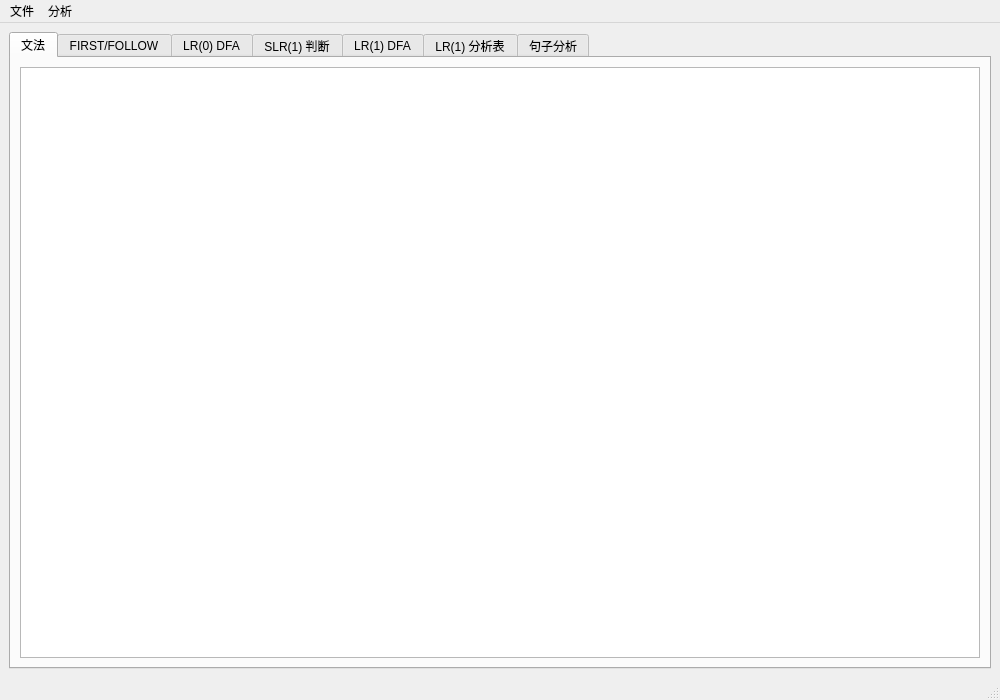
<?xml version="1.0" encoding="UTF-8"?>
<ui version="4.0">
 <class>MainWindow</class>
 <widget class="QMainWindow" name="MainWindow">
  <property name="geometry">
   <rect>
    <x>0</x>
    <y>0</y>
    <width>1000</width>
    <height>700</height>
   </rect>
  </property>
  <property name="windowTitle">
   <string>LR(1) 分析生成器</string>
  </property>
  <widget class="QWidget" name="centralwidget">
   <layout class="QVBoxLayout" name="verticalLayout">
    <item>
     <widget class="QTabWidget" name="tabWidget">
      <property name="currentIndex">
       <number>0</number>
      </property>
      <widget class="QWidget" name="tabGrammar">
       <attribute name="title">
        <string>文法</string>
       </attribute>
       <layout class="QVBoxLayout" name="verticalLayout_grammar">
        <item>
         <widget class="QPlainTextEdit" name="grammarEdit"/>
        </item>
       </layout>
      </widget>
      <widget class="QWidget" name="tabFirstFollow">
       <attribute name="title">
        <string>FIRST/FOLLOW</string>
       </attribute>
       <layout class="QVBoxLayout" name="verticalLayout_firstfollow">
        <item>
         <widget class="QTableWidget" name="tableFirst"/>
        </item>
        <item>
         <widget class="QTableWidget" name="tableFollow"/>
        </item>
       </layout>
      </widget>
      <widget class="QWidget" name="tabLR0">
       <attribute name="title">
        <string>LR(0) DFA</string>
       </attribute>
       <layout class="QVBoxLayout" name="verticalLayout_lr0">
        <item>
         <widget class="QTableWidget" name="tableLR0States"/>
        </item>
        <item>
        <widget class="QTableWidget" name="tableLR0Trans"/>
        </item>
       </layout>
      </widget>
      <widget class="QWidget" name="tabSLR">
       <attribute name="title">
        <string>SLR(1) 判断</string>
       </attribute>
       <layout class="QVBoxLayout" name="verticalLayout_slr">
        <item>
         <widget class="QLabel" name="labelSLRResult">
          <property name="text">
           <string>尚未判断</string>
          </property>
         </widget>
        </item>
        <item>
            <widget class="QTableWidget" name="tableSLR"/>
          </item>
          <item>
            <widget class="QPlainTextEdit" name="plainTextSLRConflicts"/>
        </item>
       </layout>
      </widget>
      <widget class="QWidget" name="tabLR1DFA">
       <attribute name="title">
        <string>LR(1) DFA</string>
       </attribute>
       <layout class="QVBoxLayout" name="verticalLayout_lr1dfa">
        <item>
         <widget class="QTableWidget" name="tableLR1States"/>
        </item>
        <item>
        <widget class="QTableWidget" name="tableLR1Trans"/>
        </item>
       </layout>
      </widget>
      <widget class="QWidget" name="tabLR1Table">
       <attribute name="title">
        <string>LR(1) 分析表</string>
       </attribute>
       <layout class="QVBoxLayout" name="verticalLayout_lr1table">
        <item>
         <widget class="QTableWidget" name="tableLR1Parse"/>
        </item>
       </layout>
      </widget>
      <widget class="QWidget" name="tabSentence">
       <property name="enabled">
        <bool>true</bool>
       </property>
       <attribute name="title">
        <string>句子分析</string>
       </attribute>
       <layout class="QVBoxLayout" name="verticalLayout_sentence">
        <item>
         <layout class="QHBoxLayout" name="horizontalLayout_sentence">
          <item>
           <widget class="QLabel" name="labelSentence">
            <property name="text">
             <string>输入句子：</string>
            </property>
           </widget>
          </item>
          <item>
           <widget class="QLineEdit" name="lineSentence"/>
          </item>
         </layout>
        </item>
        <item>
         <widget class="QTableWidget" name="tableSteps"/>
        </item>
       </layout>
      </widget>
     </widget>
    </item>
   </layout>
  </widget>
  <widget class="QMenuBar" name="menubar">
   <property name="geometry">
    <rect>
     <x>0</x>
     <y>0</y>
     <width>1000</width>
     <height>21</height>
    </rect>
   </property>
   <widget class="QMenu" name="menuFile">
    <property name="title">
     <string>文件</string>
    </property>
    <addaction name="actionOpenGrammar"/>
    <addaction name="actionSaveGrammar"/>
   </widget>
   <widget class="QMenu" name="menuAnalyze">
    <property name="title">
     <string>分析</string>
    </property>
    <addaction name="actionComputeFirstFollow"/>
    <addaction name="actionBuildLR0SLR"/>
    <addaction name="actionBuildLR1Table"/>
   </widget>
   <addaction name="menuFile"/>
   <addaction name="menuAnalyze"/>
  </widget>
  <widget class="QStatusBar" name="statusbar"/>
  <action name="actionOpenGrammar">
   <property name="text">
    <string>打开文法</string>
   </property>
  </action>
  <action name="actionSaveGrammar">
   <property name="text">
    <string>保存文法</string>
   </property>
  </action>
  <action name="actionComputeFirstFollow">
   <property name="text">
    <string>计算 FIRST/FOLLOW</string>
   </property>
  </action>
  <action name="actionBuildLR0SLR">
   <property name="text">
    <string>构造 LR(0)/SLR</string>
   </property>
  </action>
  <action name="actionBuildLR1Table">
   <property name="text">
    <string>构造 LR(1) 表</string>
   </property>
  </action>
 </widget>
 <resources/>
 <connections/>
</ui>
